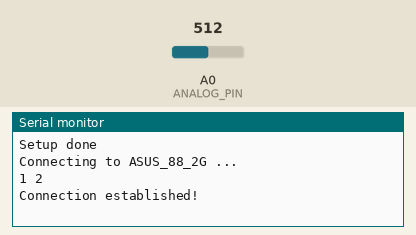
Recording of a sketch running on a simulated ESP8266 (NodeMCU). Shown: the last lines printed to the serial monitor. The inputs (shaded band) are chosen by the test bench; at power-on: A0 (ANALOG_PIN) = 512. WiFi joins after 1.5 s; servers stay silent unless stated; a WiFi scan finds three made-up networks; uploads are accepted with an empty reply.

Above: at 3.3 s.
3.4 s: A0 (ANALOG_PIN) set to 716
At 12.9 s:
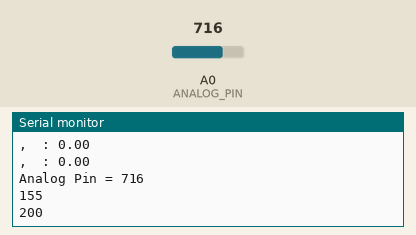
13.7 s: A0 (ANALOG_PIN) set to 900
At 24.3 s:
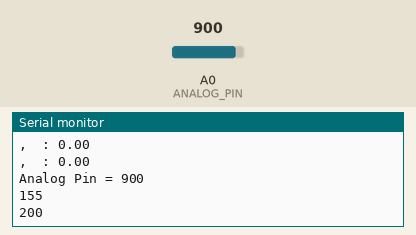

The sketch:

tag_to_server.ino
```cpp
#include <ArduinoJson.h>
#include <ESP8266WiFi.h>
#include <ESP8266HTTPClient.h>

const char* ssid     = "ASUS_88_2G";         // The SSID (name) of the Wi-Fi network you want to connect to
const char* password = "majesty_7779";     // The password of the Wi-Fi network
const int ANALOG_PIN = A0;

void setup() {
  Serial.begin(9600);

  // Set WiFi to station mode and disconnect from an AP if it was previously connected
  WiFi.mode(WIFI_STA);
  WiFi.disconnect();
  delay(100);

  Serial.println("Setup done");
  delay(10);
  Serial.println('\n');

  WiFi.begin(ssid, password);             // Connect to the network
  Serial.print("Connecting to ");
  Serial.print(ssid); Serial.println(" ...");

  int i = 0;
  while (WiFi.status() != WL_CONNECTED) { // Wait for the Wi-Fi to connect
    delay(1000);
    Serial.print(++i); Serial.print(' ');
  }

  Serial.println('\n');
  Serial.println("Connection established!");
}

void loop() {

  int num_scans = 5;
  int32_t two_scans[num_scans];
  int32_t four_scans[num_scans];
  int32_t eight_scans[num_scans];
  String wifi_ssid[3];
  String wifi_bssid[3];

  for(int i = 0; i < num_scans; i++){
    two_scans[i] = 0;
    four_scans[i] = 0;
    eight_scans[i] = 0;
  }

  for(int j=0; j<num_scans; j++){
    // WiFi.scanNetworks will return the number of networks found
    int n = WiFi.scanNetworks();

    if (n != 0) {
      for (int i = 0; i < n; ++i) {
        if(WiFi.BSSIDstr(i) == "04:92:26:8D:71:28") {
          wifi_ssid[0] = WiFi.SSID(i);
          wifi_bssid[0] = WiFi.BSSIDstr(i);
          two_scans[j] = WiFi.RSSI(i);
        }else if(WiFi.BSSIDstr(i) == "04:92:26:8D:71:48"){
          wifi_ssid[1] = WiFi.SSID(i);;
          wifi_bssid[1] = WiFi.BSSIDstr(i);
          four_scans[j] = WiFi.RSSI(i);
        }else if(WiFi.BSSIDstr(i) == "04:92:26:8D:70:88"){
          wifi_ssid[2] = WiFi.SSID(i);
          wifi_bssid[2] = WiFi.BSSIDstr(i);
          eight_scans[j] = WiFi.RSSI(i);
        }
        delay(10);
      }
    }
  }

  float two_sum = 0;
  float four_sum = 0;
  float eight_sum = 0;

  for(int j = 0; j < num_scans; j++){
    two_sum += two_scans[j];
    four_sum += four_scans[j];
    eight_sum += eight_scans[j];
  }

  float sums[3];
  sums[0] = two_sum;
  sums[1] = four_sum;
  sums[2] = eight_sum;

  float averages[3];
  for(int i = 0; i < 3; i++){
    averages[i] = sums[i]/num_scans;
  }

  Serial.println(WiFi.macAddress());
  Serial.println();
  Serial.print(wifi_ssid[0] + ", " + wifi_bssid[0] + " : " + averages[0]);
  Serial.println();
  Serial.print(wifi_ssid[1] + ", " + wifi_bssid[1] + " : " + averages[1]);
  Serial.println();
  Serial.print(wifi_ssid[2] + ", " + wifi_bssid[2] + " : " + averages[2]);
  Serial.println();
  Serial.print("Analog Pin = " + String(analogRead(ANALOG_PIN)));
  Serial.println();


  DynamicJsonDocument doc(2048);
  doc["mac"] = String(WiFi.macAddress());
  doc["weightSensor"] = analogRead(ANALOG_PIN);
  JsonArray wifiScan = doc.createNestedArray("wifiScan");
  for(int i = 0; i < 3; i++) {
    JsonObject nested = wifiScan.createNestedObject();
    nested["ssid"] = wifi_ssid[i];
    nested["bssid"] = wifi_bssid[i];
    nested["rssi"] = averages[i];
  }

  char JSONmessageBuffer[300];
  serializeJson(doc, JSONmessageBuffer, sizeof(JSONmessageBuffer));

  Serial.println(measureJson(doc));

  HTTPClient http; //Declare object of class HTTPClient

  http.begin("http://192.168.50.172:8080/api/v1/location/add"); //Specify request destination
  http.addHeader("Content-Type", "application/json"); //Specify content-type header

  int httpCode = http.POST(JSONmessageBuffer); //Send the request
  String payload = http.getString(); //Get the response payload

  Serial.println(httpCode); //Print HTTP return code
  Serial.println(payload); //Print request response payload

  http.end(); //Close connection
}
```

Measured:
- after the input at 3.4 s, the serial monitor: prints a new line after 8.9 s (image 1)
- after the input at 13.7 s, the serial monitor: prints a new line after 8.9 s (image 2)
